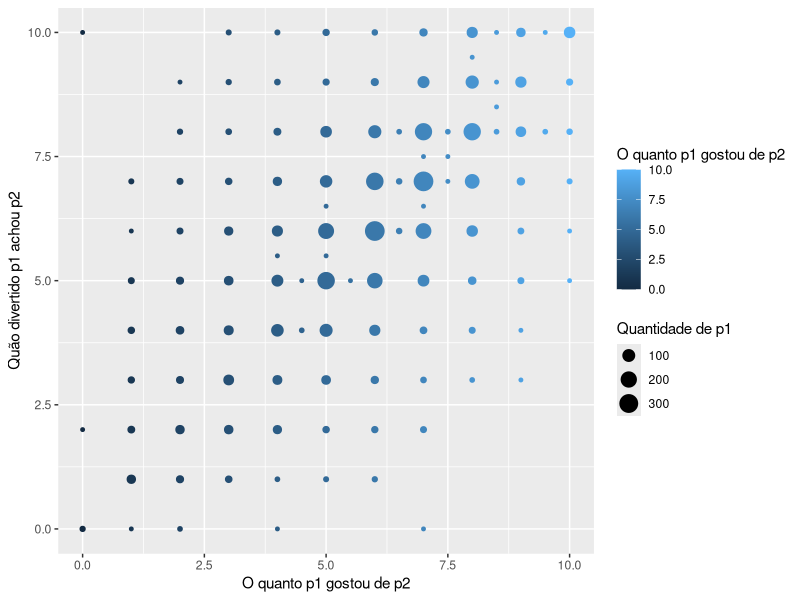
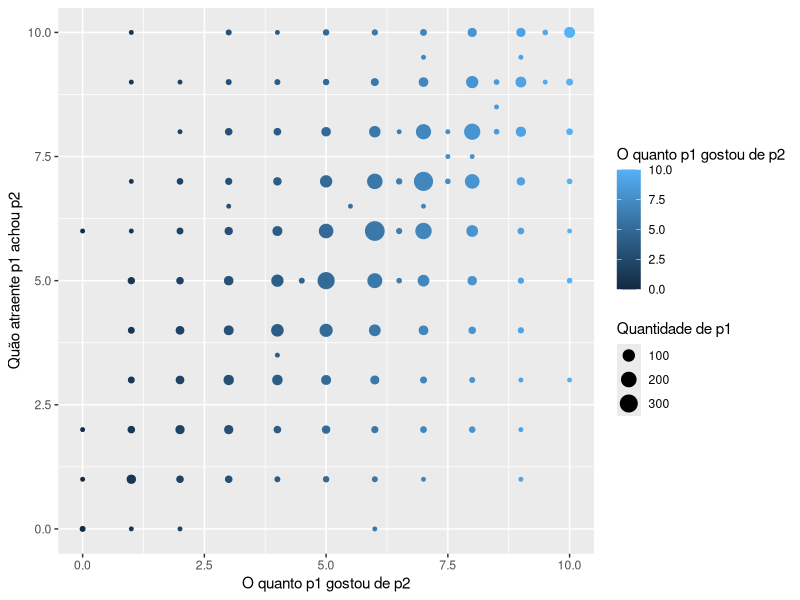
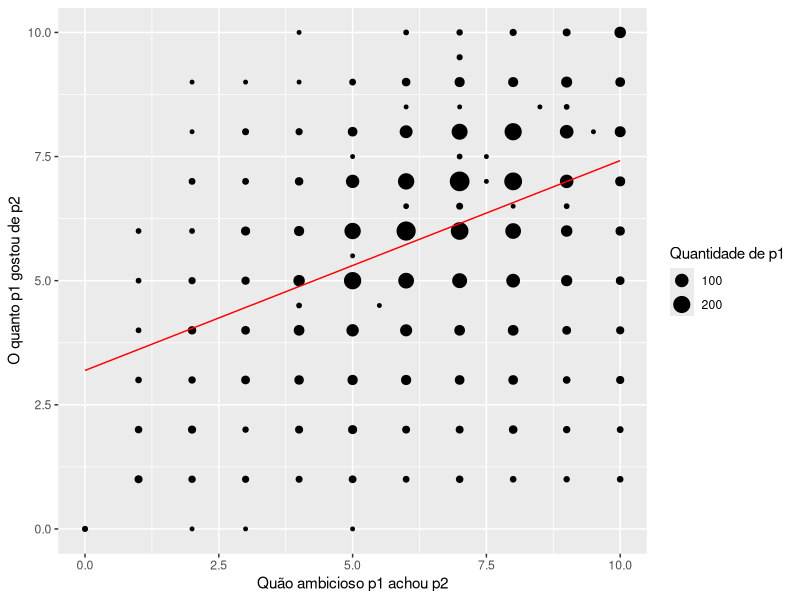
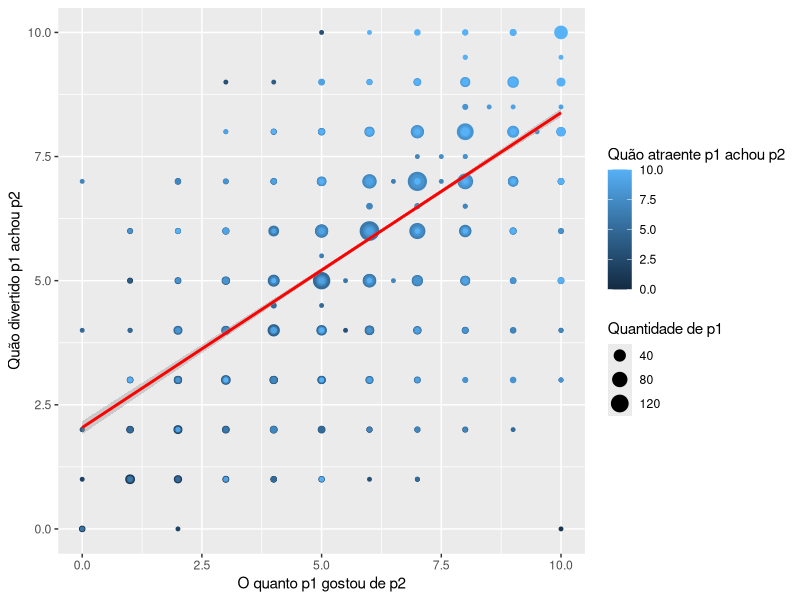

Source code (R) for these figures, in order:
## ---- chunk 1
knitr::opts_chunk$set(echo = TRUE)
library(tidyverse)
library(here)
library(viridis)
library(knitr)
library(broom)
library(modelr)
## ---- chunk 2
dados = read.csv("speed-dating.csv")
dados = dados %>% filter(!is.na(like)) %>%
                  filter(!is.na(fun)) %>%
                  filter(!is.na(attr)) %>%
                  filter(!is.na(amb))
## ---- chunk 3
dados %>% 
    ggplot(aes(x = like, y = fun, color = like)) + 
    geom_count() +
    labs(x = "O quanto p1 gostou de p2", y = "Quão divertido p1 achou p2", color = "O quanto p1 gostou de p2", size = "Quantidade de p1")
## ---- chunk 4
dados %>% 
    ggplot(aes(x = like, y = attr, color = like)) + 
    geom_count() +
    labs(x = "O quanto p1 gostou de p2", y = "Quão atraente p1 achou p2", color = "O quanto p1 gostou de p2", size = "Quantidade de p1")
## ---- chunk 5
modelo1 = lm(like ~ amb, 
               data = dados)

kable(tidy(modelo1))
## ---- chunk 6
kable(glance(modelo1))
## ---- chunk 7
dados %>% 
    add_predictions(model = modelo1) %>% 
    ggplot(aes(x = amb, y = like)) + 
    geom_count() + 
    geom_line(aes(y = pred), colour = "red") + 
    labs(x = "Quão ambicioso p1 achou p2", y = "O quanto p1 gostou de p2", size = "Quantidade de p1") +
    NULL

## ---- chunk 8
modelo = lm(like ~ fun + attr, 
               data = dados)

kable(tidy(modelo))
## ---- chunk 9
kable(glance(modelo))
## ---- chunk 10
dados %>% 
    add_predictions(model = modelo) %>% 
    ggplot(aes(x = fun, y = like, color = attr)) + 
    geom_count() + 
    geom_smooth(method = lm, color = "red") +
    labs(x = "O quanto p1 gostou de p2", y = "Quão divertido p1 achou p2", color = "Quão atraente p1 achou p2", size = "Quantidade de p1") +
    NULL
